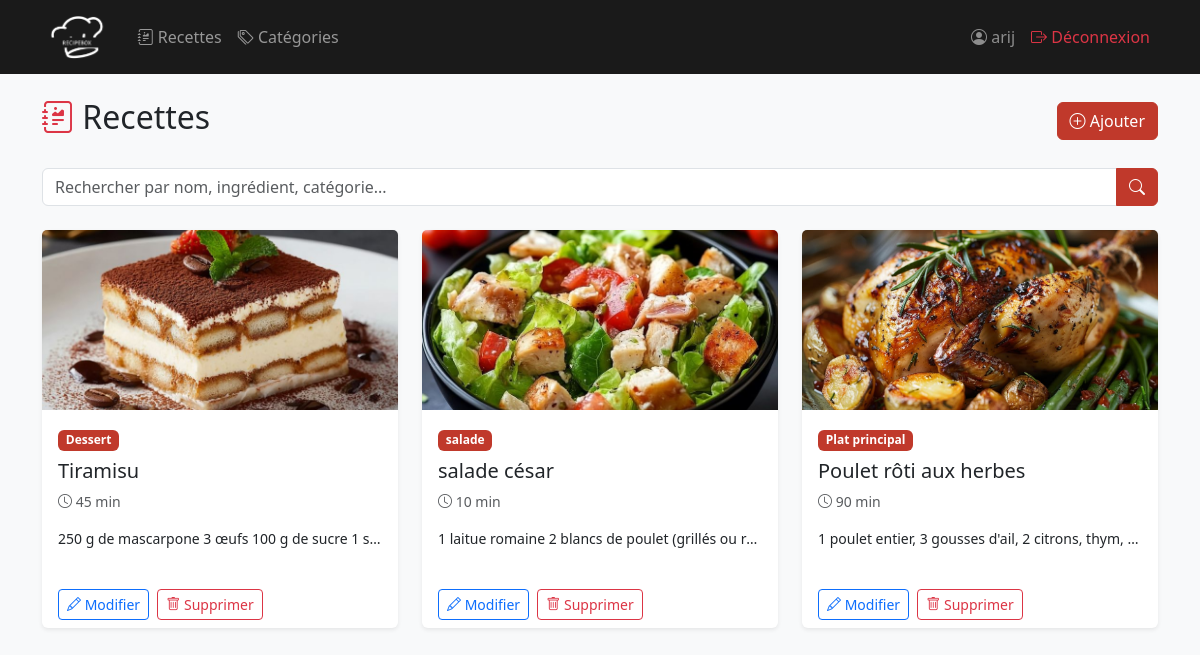
Page /recettes/ (signed in) on the committed database.
### recettes/models.py (models this page shows, shortened)
class Recette(models.Model):
    nom = models.CharField(max_length=200)
    ingredients = models.TextField()
    instructions = models.TextField()
    duree_preparation = models.IntegerField(help_text="Durée en minutes")
    date_creation = models.DateTimeField(auto_now_add=True)
    categorie = models.ForeignKey(
        Categorie,
        on_delete=models.CASCADE,
        related_name="recettes"
    )
    image = models.ImageField(upload_to='recettes/', blank=True, null=True)

class Categorie(models.Model):
    nom = models.CharField(max_length=100)
    class Meta:
        verbose_name = "Catégorie"
        verbose_name_plural = "Catégories"

### recettes/views.py (the view)
# urls.py: path('recettes/', views.liste_recettes, name='liste_recettes'),
@login_required
def liste_recettes(request):
    recettes = Recette.objects.all().order_by('-date_creation')
    query = request.GET.get('q', '')
    if query:
        recettes = recettes.filter(nom__icontains=query) | \
                   recettes.filter(ingredients__icontains=query) | \
                   recettes.filter(categorie__nom__icontains=query)
    paginator = Paginator(recettes, 6)  # 6 recettes par page
    page_number = request.GET.get('page')
    page_obj = paginator.get_page(page_number)
    return render(request, 'recettes/liste_recettes.html', {
        'page_obj': page_obj,
        'query': query,
    })

### recettes/templates/recettes/liste_recettes.html (shortened to what this page needs)
{% extends 'recettes/base.html' %}
{% block content %}
<div class="d-flex justify-content-between align-items-center mb-4">
    <h2><i class="bi bi-journal-richtext text-danger"></i> Recettes</h2>
    <a href="{% url 'ajouter_recette' %}" class="btn btn-danger">
        <i class="bi bi-plus-circle"></i> Ajouter
    </a>
</div>
<form method="GET" class="mb-4">
    <div class="input-group">
        <input type="text" name="q" value="{{ query }}" class="form-control"
               placeholder="Rechercher par nom, ingrédient, catégorie...">
        <button class="btn btn-danger" type="submit"><i class="bi bi-search"></i></button>
    </div>
</form>
<div class="row g-4">
{% for r in page_obj %}
    <div class="col-md-4">
        <div class="card h-100 border-0 shadow-sm">
            {% if r.image %}
                <img src="{{ r.image.url }}" class="card-img-top recette-img" alt="{{ r.nom }}">
            {% else %}
                <div class="card-img-top recette-img bg-light d-flex align-items-center justify-content-center">
                    <span class="text-muted fs-1">🍳</span>
                </div>
            {% endif %}
            <div class="card-body">
                <span class="badge bg-danger mb-2">{{ r.categorie.nom }}</span>
                <h5 class="card-title">{{ r.nom }}</h5>
                <p class="text-muted small"><i class="bi bi-clock"></i> {{ r.duree_preparation }} min</p>
                <p class="small text-truncate">{{ r.ingredients }}</p>
            </div>
            <div class="card-footer bg-transparent border-0">
                <a href="{% url 'modifier_recette' r.id %}" class="btn btn-sm btn-outline-primary me-1">
                    <i class="bi bi-pencil"></i> Modifier
                </a>
                <a href="{% url 'supprimer_recette' r.id %}" class="btn btn-sm btn-outline-danger">
                    <i class="bi bi-trash"></i> Supprimer
                </a>
            </div>
        </div>
    </div>
{% empty %}
    <div class="col-12 text-center py-5">
        <i class="bi bi-inbox text-muted" style="font-size:3rem"></i>
        <p class="text-muted mt-2">Aucune recette trouvée.</p>
    </div>
{% endfor %}
</div>
{% endblock %}

### recettes/templates/recettes/base.html (shortened to what this page needs)
{% load static %}
<!DOCTYPE html>
<html lang="fr">
<head>
    <link href="https://cdn.jsdelivr.net/npm/bootstrap@5.3.0/dist/css/bootstrap.min.css" rel="stylesheet">
    <link href="https://cdn.jsdelivr.net/npm/bootstrap-icons@1.11.0/font/bootstrap-icons.css" rel="stylesheet">
</head>
<body>
<nav class="navbar navbar-expand-lg navbar-dark" style="background-color: #1a1a1a;">
    <div class="container">
        <a class="navbar-brand d-flex align-items-center gap-2" href="{% url 'home' %}">
            <img src="{% static 'recettes/logo.png' %}" alt="RecipeBox logo">
        </a>
        <div class="collapse navbar-collapse" id="navbarNav">
            <ul class="navbar-nav me-auto">
                {% if user.is_authenticated %}
                <li class="nav-item">
                    <a class="nav-link" href="{% url 'liste_recettes' %}">
                        <i class="bi bi-journal-richtext"></i> Recettes
                    </a>
                </li>
                <li class="nav-item">
                    <a class="nav-link" href="{% url 'liste_categories' %}">
                        <i class="bi bi-tags"></i> Catégories
                    </a>
                </li>
                {% endif %}
            </ul>
            <ul class="navbar-nav">
                {% if user.is_authenticated %}
                <li class="nav-item">
                    <span class="nav-link text-white-50">
                        <i class="bi bi-person-circle"></i> {{ user.username }}
                    </span>
                </li>
                <li class="nav-item">
                    <a class="nav-link text-danger" href="{% url 'logout' %}">
                        <i class="bi bi-box-arrow-right"></i> Déconnexion
                    </a>
                </li>
                {% endif %}
            </ul>
        </div>
    </div>
</nav>
<div class="container mt-4">
    {% block content %}{% endblock %}
</div>
</body>
</html>

### recettes/templates/recettes/base.html (style rules this page uses)
body { background-color: #f8f9fa; }
.navbar-brand img { height: 48px; filter: brightness(0) invert(1); }
.card { transition: transform 0.2s; }
.recette-img { height: 180px; object-fit: cover; }
.btn-danger { background-color: #c0392b; border-color: #c0392b; }
.bg-danger { background-color: #c0392b !important; }

### rows in the picture
Recette: image (picture), categorie.nom "Dessert", nom "Tiramisu", duree_preparation "45", ingredients "250 g de mascarpone 3 œufs 100 g de sucre 1 s…"
Recette: image (picture), categorie.nom "salade", nom "salade césar", duree_preparation "10", ingredients "1 laitue romaine 2 blancs de poulet (grillés ou r…"
Recette: image (picture), categorie.nom "Plat principal", nom "Poulet rôti aux herbes", duree_preparation "90", ingredients "1 poulet entier, 3 gousses d'ail, 2 citrons, thym,…"

### other values in the picture
{{ user.username }} "arij"
